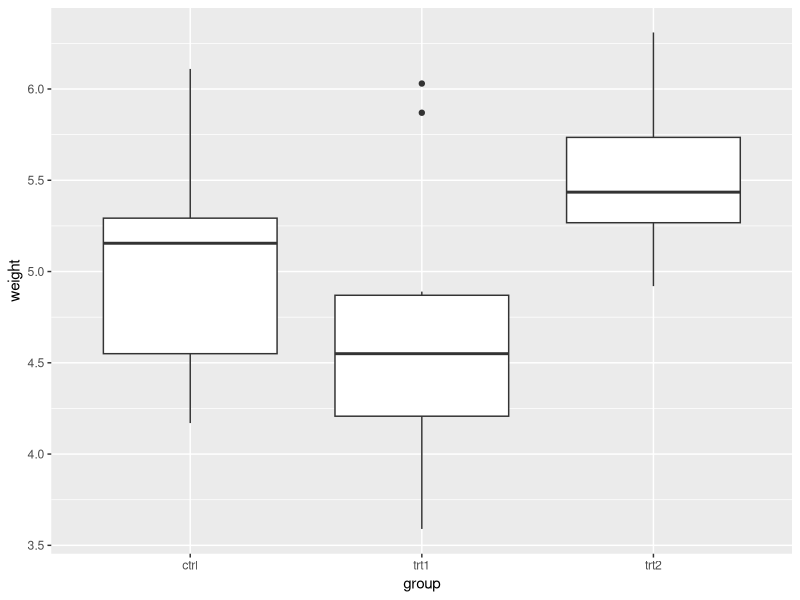
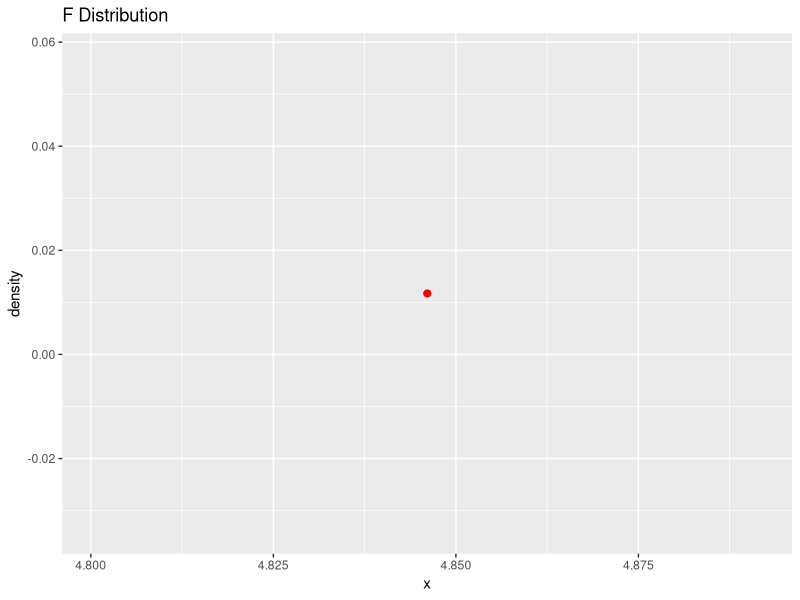

Generate these figures, in order, with R:
library(dplyr)
library(ggplot2)

my_data = PlantGrowth
my_data$group <- ordered(my_data$group, levels=c("ctrl", "trt1", "trt2"))

my_data %>%
  group_by(group) %>%
  summarise(cnt=n(), avg=mean(weight, na.rm=TRUE), sd=sd(weight, na.rm=TRUE))

ggplot(my_data, aes(x=group, y=weight)) +
  geom_boxplot()


# ---- One-Way ANOVA Test ----
# 오차제곱합(SSE), 평균오차제곱(MSE)
ctrl <- my_data$weight[my_data$group=="ctrl"]
trt1 <- my_data$weight[my_data$group=="trt1"]
trt2 <- my_data$weight[my_data$group=="trt2"]

ctrl_m = mean(ctrl)
trt1_m = mean(trt1)
trt2_m = mean(trt2)

ctrl_sse = sum((ctrl-ctrl_m)^2)
trt1_sse = sum((trt1-trt1_m)^2)
trt2_sse = sum((trt2-trt2_m)^2)

sse = ctrl_sse + trt1_sse + trt2_sse
df_e <- (length(ctrl)-1) + (length(trt1)-1) + (length(trt2)-1)
mse <- sse / df_e

# 처리제곱합(SST), 평균처리제곱(MST)
tot_m = mean(my_data$weight)
ctrl_sst = length(ctrl)*sum((ctrl_m - tot_m)^2)
trt1_sst = length(trt1)*sum((trt1_m - tot_m)^2)
trt2_sst = length(trt2)*sum((trt2_m - tot_m)^2)

sst = ctrl_sst + trt1_sst + trt2_sst
df_t = length(levels(my_data$group)) - 1
mst = sst / df_t

# 총제곱합(SST) 확인
tsq = sum((my_data$weight - tot_m)^2)
ss = sst + sse
all.equal(tsq, ss)

# F 통계량, p-value
f = mst / mse

alpha = 0.5
tol <- qf(1-alpha, df_t, df_e)
p.value = 1-pf(f, df_t, df_e)

# ANOVA 함수
res.aov <- aov(data=my_data, weight~group)
summary(res.aov)

# F-분포 그래프
ggplot(data.frame(x=c(0,5)), aes(x=x)) +
  stat_function(fun="df", args=list(df1=df_t, df2=df_e), geom="line") +
  geom_point(aes(x=f, y=df(f, df1=df_t, df2=df_e)), colour="red", size=2) +
  ggtitle("F Distribution") +
  ylab("density")
